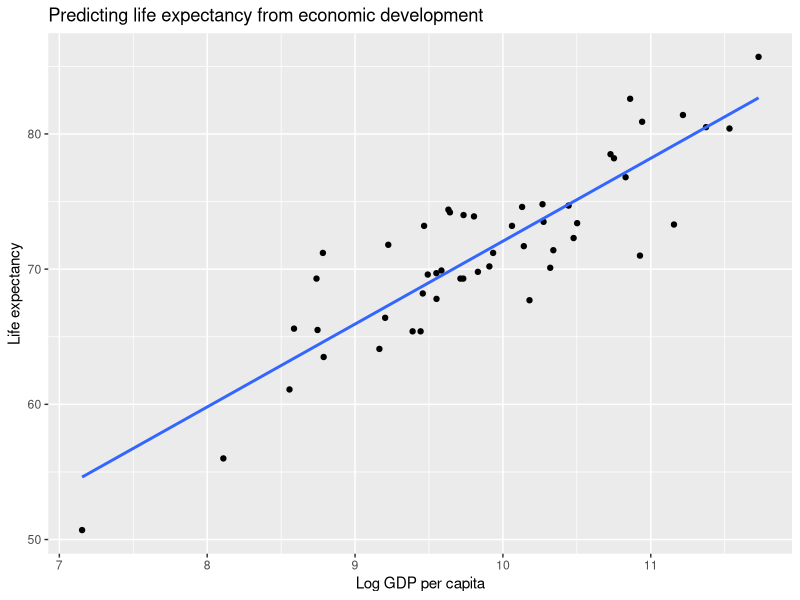

This chart was generated by the following R code:
## ---- chunk 1
library(tidyverse)
world <- read_csv("data/country_indicators.csv")
## ---- chunk 2
m1 <- lm(life_expectancy ~ log(gdp_per_capita), data = world)
summary(m1)
## ---- chunk 3
ggplot(world, aes(x = log(gdp_per_capita), y = life_expectancy)) +
  geom_point() +
  geom_smooth(method = "lm", se = FALSE) +
  labs(
    title = "Predicting life expectancy from economic development",
    x = "Log GDP per capita",
    y = "Life expectancy"
  )
## ---- chunk 4
predict(
  m1,
  newdata = data.frame(gdp_per_capita = 20000)
)
## ---- chunk 5
world_with_fit <- world |>
  mutate(
    predicted = predict(m1),
    residual = residuals(m1)
  )

world_with_fit |>
  select(country, life_expectancy, predicted, residual) |>
  arrange(desc(abs(residual))) |>
  slice_head(n = 8)
